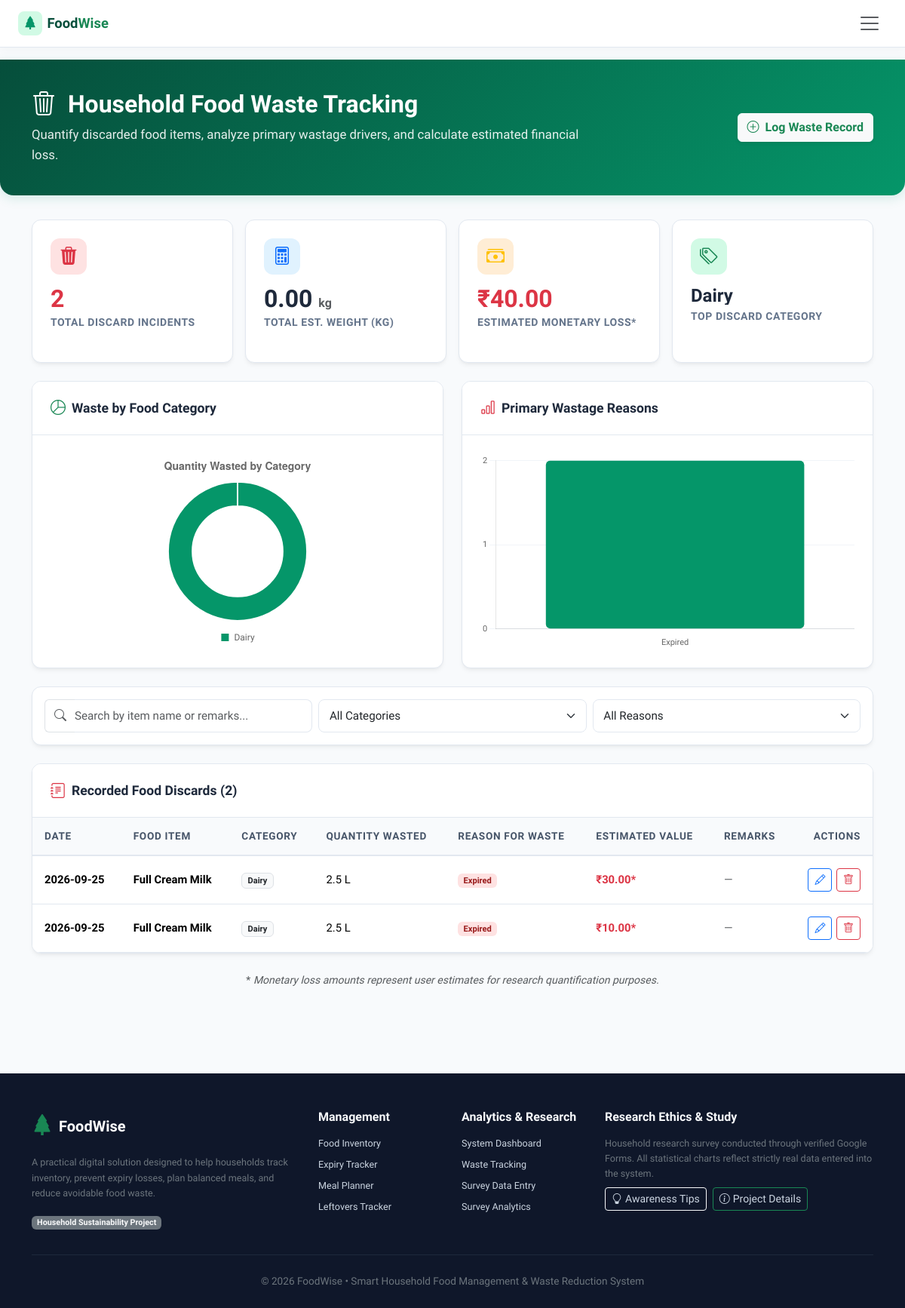
Screenshot of /waste-tracking with the database file from the repository.
### tables this page shows
CREATE TABLE waste_records (
    id INTEGER PRIMARY KEY AUTOINCREMENT,
    food_item TEXT NOT NULL,
    category TEXT NOT NULL,
    quantity_wasted REAL NOT NULL CHECK(quantity_wasted > 0),
    unit TEXT NOT NULL,
    waste_date TEXT NOT NULL,
    reason TEXT NOT NULL,
    estimated_value REAL NOT NULL DEFAULT 0.0 CHECK(estimated_value >= 0),
    remarks TEXT,
    created_at TIMESTAMP DEFAULT CURRENT_TIMESTAMP
, food_item_id INTEGER REFERENCES food_items(id));

### app.py (the view)
@app.route('/waste-tracking')
def waste_tracking():
    db = get_db()
    waste_rows = db.execute("SELECT * FROM waste_records ORDER BY waste_date DESC").fetchall()
    waste_records = [dict(r) for r in waste_rows]
    total_weight_kg = 0.0
    for r in waste_records:
        qty = float(r['quantity_wasted'] or 0.0)
        u = (r['unit'] or '').lower()
        if u == 'kg':
            total_weight_kg += qty
        elif u == 'g':
            total_weight_kg += (qty / 1000.0)
    total_monetary_loss = sum(float(r['estimated_value'] or 0.0) for r in waste_records)
    waste_by_category = db.execute("""
        SELECT category, SUM(quantity_wasted) as total_qty, COUNT(*) as count
        FROM waste_records
        GROUP BY category
        ORDER BY total_qty DESC
    """).fetchall()
    waste_by_reason = db.execute("""
        SELECT reason, COUNT(*) as count
        FROM waste_records
        GROUP BY reason
        ORDER BY count DESC
    """).fetchall()
    top_category = waste_by_category[0]['category'] if waste_by_category else None
    today_str = date.today().strftime('%Y-%m-%d')
    inventory_rows = db.execute(
        "SELECT id, name, category, quantity, unit FROM food_items WHERE status = 'active' ORDER BY name ASC"
    ).fetchall()
    active_inventory = [dict(r) for r in inventory_rows]
    return render_template(
        'waste_tracking.html',
        active_page='waste_tracking',
        waste_records=waste_records,
        total_weight_kg=total_weight_kg,
        total_monetary_loss=total_monetary_loss,
        top_category=top_category,
        waste_by_category=[dict(r) for r in waste_by_category],
        waste_by_reason=[dict(r) for r in waste_by_reason],
        today_date=today_str,
        active_inventory=active_inventory
    )

### templates/waste_tracking.html (shortened to what this page needs)
{% extends "base.html" %}
{% block content %}
<div class="page-header">
    <div class="container">
        <div class="d-flex flex-column flex-md-row justify-content-between align-items-md-center gap-3">
            <div>
                <h1><i class="bi bi-trash3 me-2"></i> Household Food Waste Tracking</h1>
                <p>Quantify discarded food items, analyze primary wastage drivers, and calculate estimated financial loss.</p>
            </div>
            <button type="button" class="btn btn-light text-success fw-bold shadow-sm" data-bs-toggle="modal" data-bs-target="#addWasteModal">
                <i class="bi bi-plus-circle me-1"></i> Log Waste Record
            </button>
        </div>
    </div>
</div>
<div class="container mb-5">
    <div class="row g-3 mb-4">
        <div class="col-6 col-md-3">
            <div class="stat-card h-100">
                <div class="stat-icon bg-expired-light"><i class="bi bi-trash3-fill text-danger"></i></div>
                <div class="stat-value text-danger">{{ waste_records|length }}</div>
                <div class="stat-label">Total Discard Incidents</div>
            </div>
        </div>
        <div class="col-6 col-md-3">
            <div class="stat-card h-100">
                <div class="stat-icon bg-info-light-custom"><i class="bi bi-calculator text-primary"></i></div>
                <div class="stat-value">{{ "%.2f"|format(total_weight_kg) }} <small class="fs-6 text-muted">kg</small></div>
                <div class="stat-label">Total Est. Weight (kg)</div>
            </div>
        </div>
        <div class="col-6 col-md-3">
            <div class="stat-card h-100">
                <div class="stat-icon bg-today-light"><i class="bi bi-cash-stack text-warning"></i></div>
                <div class="stat-value text-danger">₹{{ "%.2f"|format(total_monetary_loss) }}</div>
                <div class="stat-label">Estimated Monetary Loss*</div>
            </div>
        </div>
        <div class="col-6 col-md-3">
            <div class="stat-card h-100">
                <div class="stat-icon bg-fresh-light"><i class="bi bi-tags text-success"></i></div>
                <div class="stat-value text-truncate fs-4" title="{{ top_category or 'None' }}">{{ top_category or '—' }}</div>
                <div class="stat-label">Top Discard Category</div>
            </div>
        </div>
    </div>
    <div class="row g-4 mb-4">
        <div class="col-lg-6">
            <div class="card-custom h-100">
                <div class="card-custom-header">
                    <div class="d-flex align-items-center gap-2">
                        <i class="bi bi-pie-chart text-success fs-5"></i>
                        <span>Waste by Food Category</span>
                    </div>
                </div>
                <div class="card-custom-body">
                    {% if waste_by_category and waste_by_category|length > 0 %}
                        <div style="position: relative; height: 260px;">
                            <canvas id="wasteCategoryChart"></canvas>
                        </div>
                    {% else %}
                        <div class="empty-state py-4">
                            <i class="bi bi-pie-chart text-muted fs-2 mb-2 d-block"></i>
                            <h6>No category discard data recorded yet.</h6>
                        </div>
                    {% endif %}
                </div>
            </div>
        </div>
        <div class="col-lg-6">
            <div class="card-custom h-100">
                <div class="card-custom-header">
                    <div class="d-flex align-items-center gap-2">
                        <i class="bi bi-bar-chart text-danger fs-5"></i>
                        <span>Primary Wastage Reasons</span>
                    </div>
                </div>
                <div class="card-custom-body">
                    {% if waste_by_reason and waste_by_reason|length > 0 %}
                        <div style="position: relative; height: 260px;">
                            <canvas id="wasteReasonChart"></canvas>
                        </div>
                    {% else %}
                        <div class="empty-state py-4">
                            <i class="bi bi-bar-chart text-muted fs-2 mb-2 d-block"></i>
                            <h6>No wastage reason data recorded yet.</h6>
                        </div>
                    {% endif %}
                </div>
            </div>
        </div>
    </div>
    <div class="card-custom p-3 mb-4 bg-white">
        <div class="row g-2 align-items-center">
            <div class="col-md-4">
                <div class="input-group">
                    <span class="input-group-text bg-white border-end-0"><i class="bi bi-search text-muted"></i></span>
                    <input type="text" id="wasteSearchInput" class="form-control border-start-0 ps-0" placeholder="Search by item name or remarks...">
                </div>
            </div>
            <div class="col-md-4">
                <select id="wasteCategoryFilter" class="form-select">
                    <option value="">All Categories</option>
                </select>
            </div>
            <div class="col-md-4">
                <select id="wasteReasonFilter" class="form-select">
                    <option value="">All Reasons</option>
                </select>
            </div>
        </div>
    </div>
    <div class="card-custom">
        <div class="card-custom-header">
            <div class="d-flex align-items-center gap-2">
                <i class="bi bi-journal-text text-danger fs-5"></i>
                <span>Recorded Food Discards ({{ waste_records|length }})</span>
            </div>
        </div>
        <div class="card-custom-body p-0">
            {% if waste_records %}
            <div class="table-responsive">
                <table class="table table-custom table-hover align-middle mb-0" id="wasteTable">
                    <thead>
                        <tr>
                            <th>Date</th>
                            <th>Food Item</th>
                            <th>Category</th>
                            <th>Quantity Wasted</th>
                            <th>Reason for Waste</th>
                            <th>Estimated Value</th>
                            <th>Remarks</th>
                            <th class="text-end text-nowrap" style="min-width: 95px;">Actions</th>
                        </tr>
                    </thead>
                    <tbody>
                        {% for record in waste_records %}
                        <tr data-filter1="{{ record.category }}" data-filter2="{{ record.reason }}">
                            <td><strong>{{ record.waste_date }}</strong></td>
                            <td><strong class="d-block">{{ record.food_item }}</strong></td>
                            <td><span class="badge bg-light text-dark border">{{ record.category }}</span></td>
                            <td>{{ record.quantity_wasted }} {{ record.unit }}</td>
                            <td>
                                <span class="badge {% if record.reason == 'Expired' %}badge-expired{% elif record.reason == 'Spoiled' %}badge-expiring-today{% else %}bg-secondary-subtle text-secondary{% endif %}">
                                    {{ record.reason }}
                                </span>
                            </td>
                            <td><span class="text-danger fw-bold">₹{{ "%.2f"|format(record.estimated_value) }}*</span></td>
                            <td class="small text-muted">{{ record.remarks or '—' }}</td>
                            <td class="text-end text-nowrap">
                                <div class="table-actions">
                                    <button type="button" class="btn btn-sm btn-outline-primary" title="Edit" onclick='openEditWasteModal({{ record|tojson }})'>
                                        <i class="bi bi-pencil"></i>
                                    </button>
                                    <form method="POST" action="{{ url_for('delete_waste', waste_id=record.id) }}" class="m-0 p-0 d-inline-block" onsubmit="return confirm('Delete this waste record?');">
                                        <button type="submit" class="btn btn-sm btn-outline-danger" title="Delete">
                                            <i class="bi bi-trash"></i>
                                        </button>
                                    </form>
                                </div>
                            </td>
                        </tr>
                        {% endfor %}
                    </tbody>
                </table>
            </div>
            {% endif %}
        </div>
    </div>
    <div class="text-muted small mt-4 text-center">
        * <em>Monetary loss amounts represent user estimates for research quantification purposes.</em>
    </div>
</div>
{% endblock %}
{% block extra_scripts %}
<script>
document.addEventListener('DOMContentLoaded', function () {
    // If prefill query param was passed, show modal automatically
    // Category Chart
    {% if waste_by_category and waste_by_category|length > 0 %}
    const catLabels = {{ waste_by_category | map(attribute='category') | list | tojson }};
    const catData = {{ waste_by_category | map(attribute='total_qty') | list | tojson }};
    createDoughnutChart('wasteCategoryChart', catLabels, catData, 'Quantity Wasted by Category');
    {% endif %}
    // Reason Chart
    {% if waste_by_reason and waste_by_reason|length > 0 %}
    const reasonLabels = {{ waste_by_reason | map(attribute='reason') | list | tojson }};
    const reasonData = {{ waste_by_reason | map(attribute='count') | list | tojson }};
    createBarChart('wasteReasonChart', reasonLabels, reasonData, 'Number of Incidents', false);
    {% endif %}
});
function openEditWasteModal(record) {
    document.getElementById('editWasteForm').action = "/waste-tracking/edit/" + record.id;
    document.getElementById('editWasteFoodItem').value = record.food_item;
    document.getElementById('editWasteCategory').value = record.category;
    document.getElementById('editWasteReason').value = record.reason;
    document.getElementById('editWasteQuantity').value = record.quantity_wasted;
    document.getElementById('editWasteUnit').value = record.unit;
    document.getElementById('editWasteDate').value = record.waste_date;
    document.getElementById('editEstimatedValue').value = record.estimated_value;
    document.getElementById('editWasteRemarks').value = record.remarks || '';
    const modal = bootstrap.Modal.getOrCreateInstance(document.getElementById('editWasteModal'));
    modal.show();
}
function prefillFromInventory(sel) {
    var opt = sel.options[sel.selectedIndex];
    if (!opt || !opt.value) {
        document.getElementById('wasteFoodItemId').value = '';
        return;
    }
    document.getElementById('wasteFoodItem').value = opt.getAttribute('data-name') || '';
    document.getElementById('wasteFoodItemId').value = opt.value;
    var catSel = document.getElementById('wasteCategory');
    if (catSel) {
        var catVal = opt.getAttribute('data-category') || '';
        for (var i = 0; i < catSel.options.length; i++) {
            if (catSel.options[i].value === catVal) {
                catSel.selectedIndex = i;
                break;
            }
        }
    }
    var unitSel = document.getElementById('wasteUnit');
    if (unitSel) {
        var unitVal = opt.getAttribute('data-unit') || '';
        for (var i = 0; i < unitSel.options.length; i++) {
            if (unitSel.options[i].value === unitVal) {
                unitSel.selectedIndex = i;
                break;
            }
        }
    }
}
</script>
{% endblock %}

### rows the page displays
waste_records: waste_date "2026-09-25", food_item "Full Cream Milk", category "Dairy", quantity_wasted "2.5", unit "L", reason "Expired", estimated_value "30.00", remarks "—"
waste_records: waste_date "2026-09-25", food_item "Full Cream Milk", category "Dairy", quantity_wasted "2.5", unit "L", reason "Expired", estimated_value "10.00", remarks "—"

### other values shown
{{ waste_records|length }} "2"
{{ "%.2f"|format(total_weight_kg) }} "0.00"
{{ "%.2f"|format(total_monetary_loss) }} "40.00"
{{ top_category or '—' }} "Dairy"
chart data {{ waste_by_reason | map(attribute='reason') | list | tojson }} ["Expired"]
chart data {{ waste_by_reason | map(attribute='count') | list | tojson }} [2]
